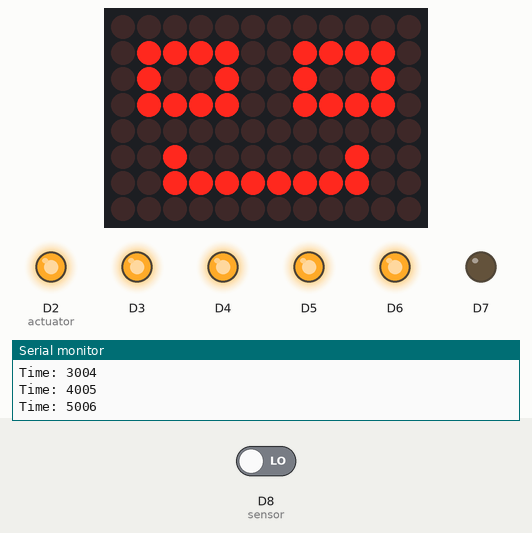
This sketch was run on a simulated Arduino Uno R4 WiFi. Shown: 12×8 LED matrix, output pins drawn as LEDs (lit = HIGH), the last lines printed to the serial monitor. The inputs (shaded band) are chosen by the test bench; at power-on: D8 (sensor) LOW.

Above: at 5.6 s.
5.7 s: D8 (sensor) driven HIGH
At 6.4 s:
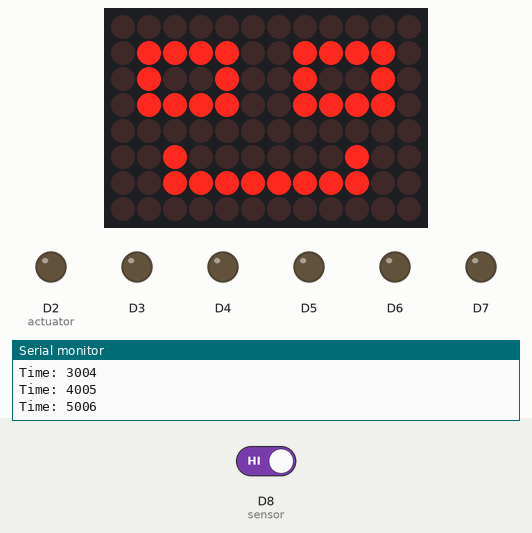
At 7.2 s:
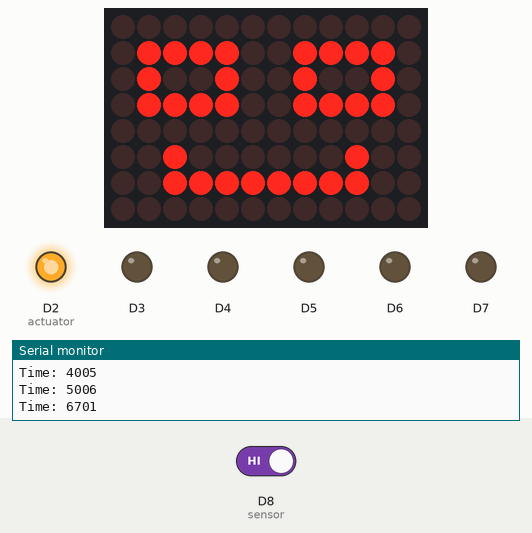
8.7 s: D8 (sensor) driven LOW
At 15.9 s:
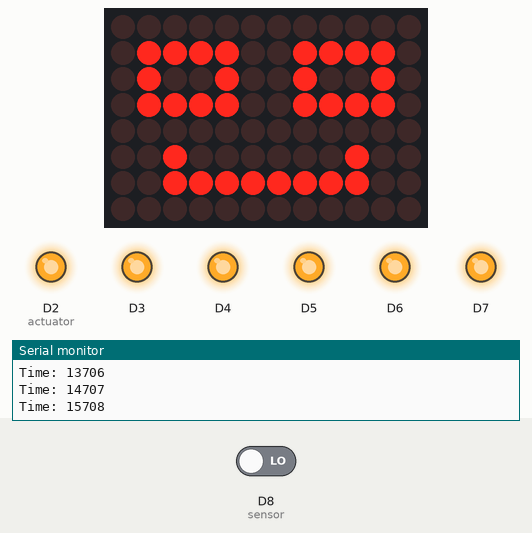
Timing chart, 0 to 17.4 s (numbered marks = the images above; inputs shaded):
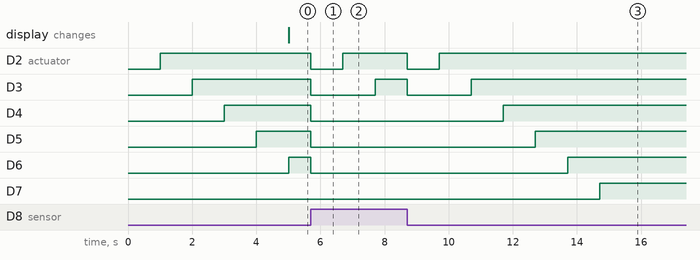

The sketch:

Digital_Hourglass.ino
```cpp
#include "Arduino_LED_Matrix.h"

ArduinoLEDMatrix matrix;

/* Define Sensor and Actuator */
const short sensor = 8;
short actuator = 2;

/* Define current and previous states */
short stateCurrent = 0, statePrevious = 0;

unsigned long timeCurrent = 0, timePrevious = 0;

/* Define time interval for count down */
long interval = 1000;

/* Define matrix LED frame */
byte frame[8][12] = {
	{ 0,0,0,0,0,0,0,0,0,0,0,0 },
	{ 0,1,1,1,1,0,0,1,1,1,1,0 },
	{ 0,1,0,0,1,0,0,1,0,0,1,0 },
	{ 0,1,1,1,1,0,0,1,1,1,1,0 },
	{ 0,0,0,0,0,0,0,0,0,0,0,0 },
	{ 0,0,1,0,0,0,0,0,0,1,0,0 },
	{ 0,0,1,1,1,1,1,1,1,1,0,0 },
	{ 0,0,0,0,0,0,0,0,0,0,0,0 }
};


void setup() {
  Serial.begin(9600);

  for (int ledPin = 2; ledPin < 8; ++ledPin) {
    pinMode(ledPin, OUTPUT);
  }
  pinMode(sensor, INPUT);

  matrix.begin();
}

void loop() {
  /* Get time elapsed since arduino r4 first ran loop */
  timeCurrent = millis();

  if ((timeCurrent - timePrevious) > interval) {
    timePrevious = timeCurrent;
    digitalWrite(actuator, HIGH);
    ++actuator;
    Serial.print("Time: ");
    Serial.println(timeCurrent);
    if (actuator == 7) matrix.renderBitmap(frame, 8, 12);
  }

  stateCurrent = digitalRead(sensor);

  if (stateCurrent != statePrevious) {
    for (int i = 2; i < 8; ++i) {
      digitalWrite(i, LOW);
    }

    actuator = 2;
    timePrevious = timeCurrent;
  }

  statePrevious = stateCurrent;
}
```

Measured:
- after the input at 5.7 s, D2 (actuator): HIGH → LOW at once, → HIGH 1.0 s later; D3: HIGH → LOW at once, → HIGH 2.0 s later; D4–6: HIGH → LOW at once; D7: stays LOW (without the input it goes to HIGH after 0.31 s)
- after the input at 8.7 s, D2 (actuator): HIGH → LOW at once, → HIGH 1.0 s later; D3: HIGH → LOW at once, → HIGH 2.0 s later; D4: LOW → HIGH after 3.0 s instead of 0.00 s; D5: LOW → HIGH after 4.0 s instead of 1.0 s; D6: LOW → HIGH after 5.0 s instead of 2.0 s
